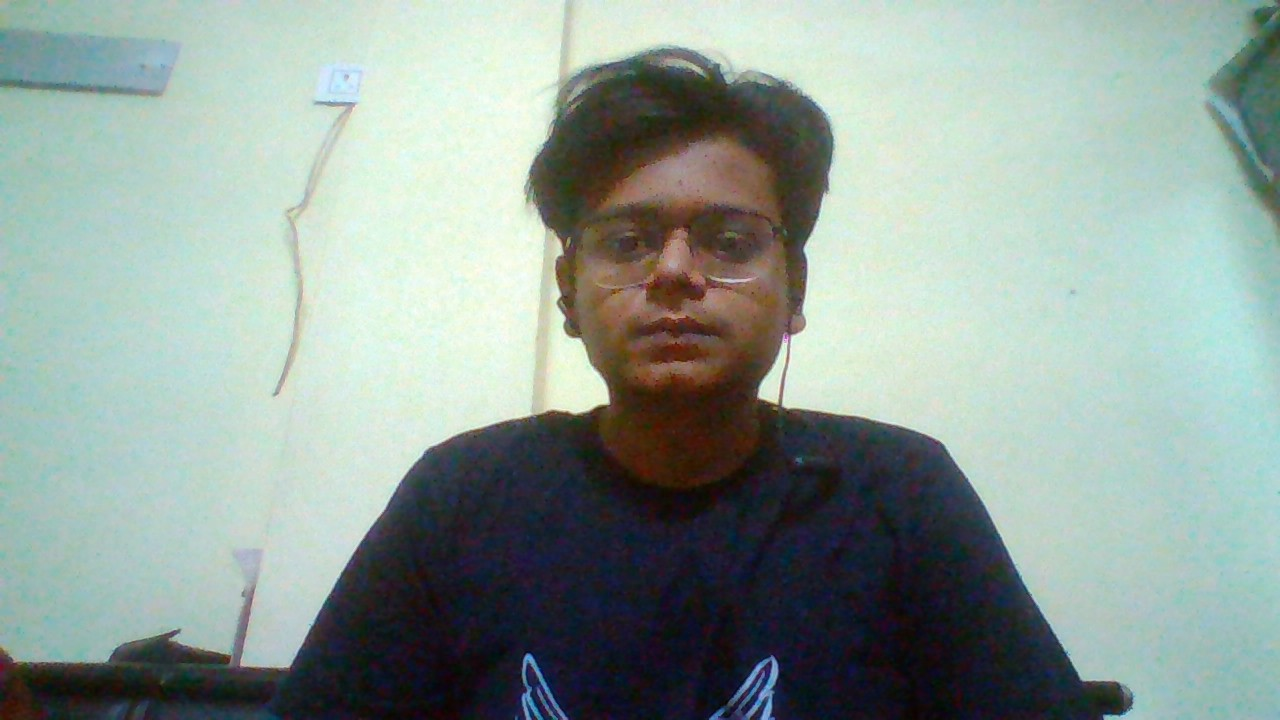
#> input picture test.jpg, 1280 x 720 px
$ python 35_face_detection_using_haar_cascade_classifier_image.py
#> lines starting #> are read from the running program, lines starting #| are printed output that depends on the picture; after the words box and inside, x2 and y2 are one past the last pixel; in counts of white or black regions, pixels touching at a corner belong together
import cv2
import numpy as np
import matplotlib.pyplot as plt


face_cascade = cv2.CascadeClassifier('haarcascade_frontalface_default.xml')
img = cv2.imread('test.jpg')
#> img is the input picture: shape (720, 1280, 3); mean B, G, R 152.2, 158.7, 143.9
gray = cv2.cvtColor(img,cv2.COLOR_BGR2GRAY)
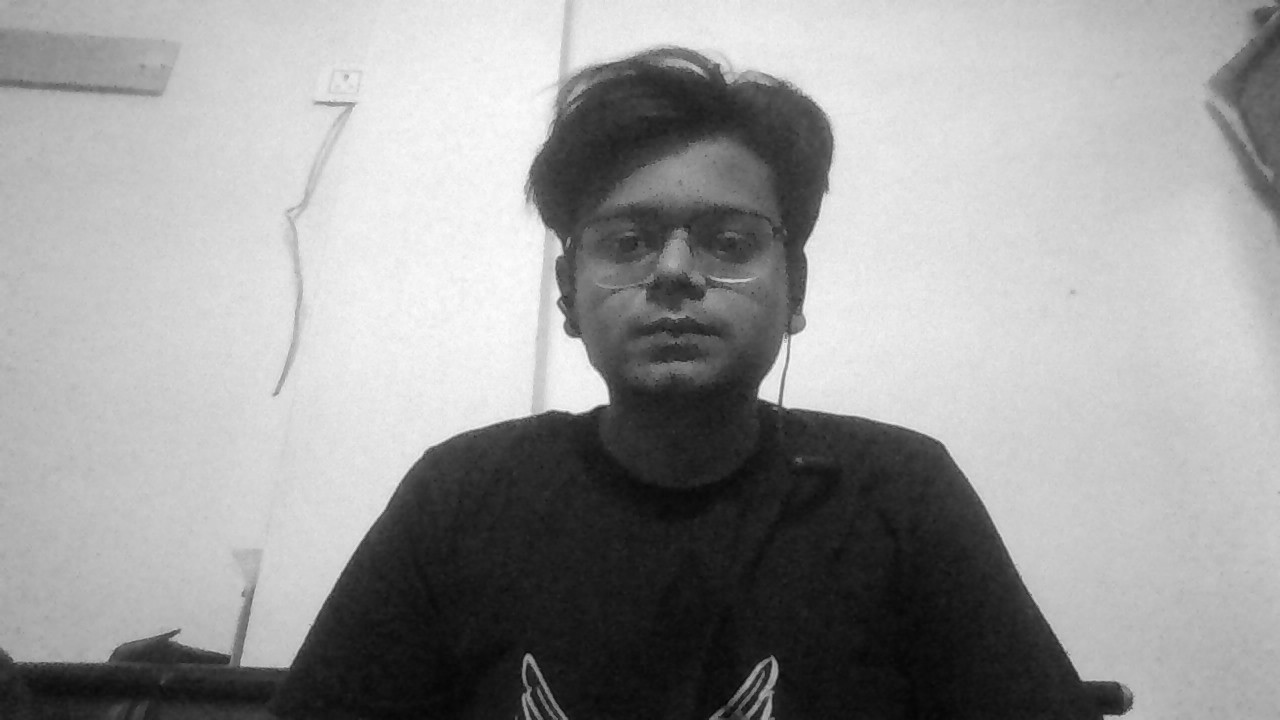
#> gray: shape (720, 1280); min 3, max 253, mean 153.6
faces = face_cascade.detectMultiScale(gray,1.1,4)
#> faces = [[541, 125, 276, 276]]
# print(faces)
# scaleFactor = Parameter specifying how much the image size is reduced at each image scale.
# minNeighbours = Parameter specifying how many neighbours each candidate rectangle should have to retain it
for (x,y,w,h) in faces:
    cv2.rectangle(img,(x,y),(x+w,y+h),(255,0,0),3)
#> this loop made 1 pass
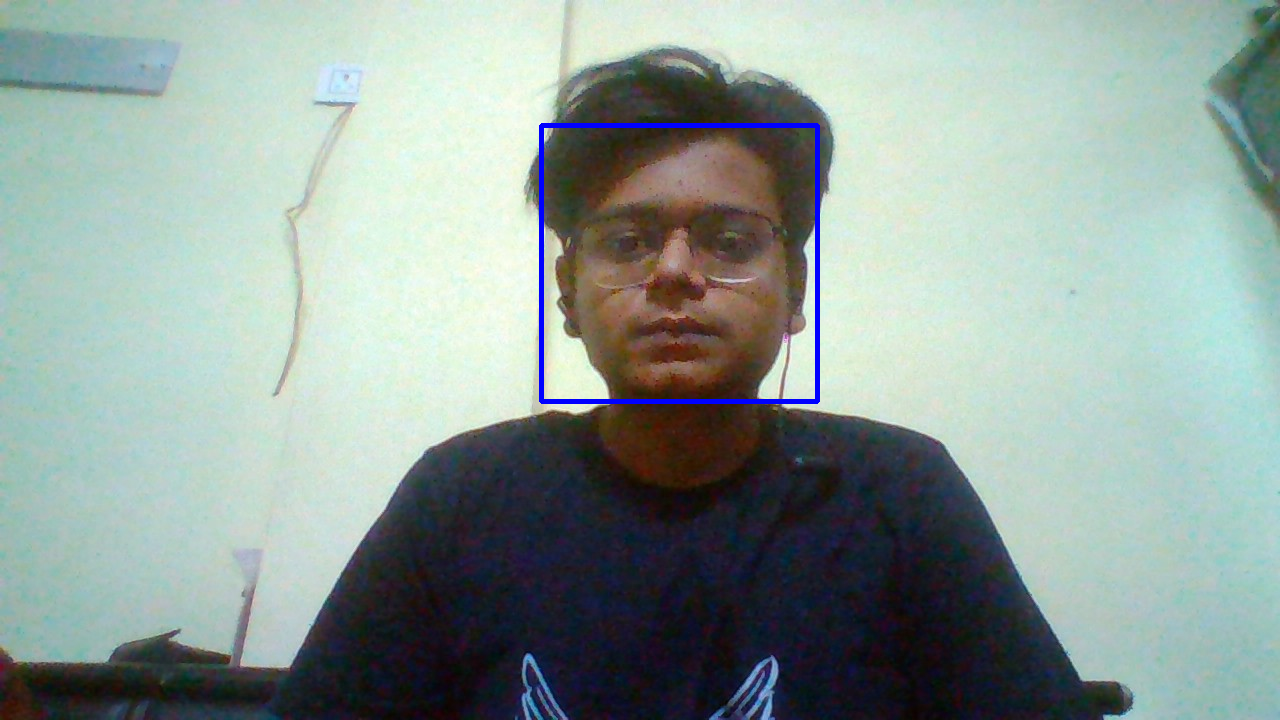
#> img: shape (720, 1280, 3); 0.6% of pixels changed, all inside (x1, y1, x2, y2) = (539, 123, 820, 404)

cv2.imshow('image',img)
cv2.waitKey(0)
cv2.destroyAllWindows(0)
